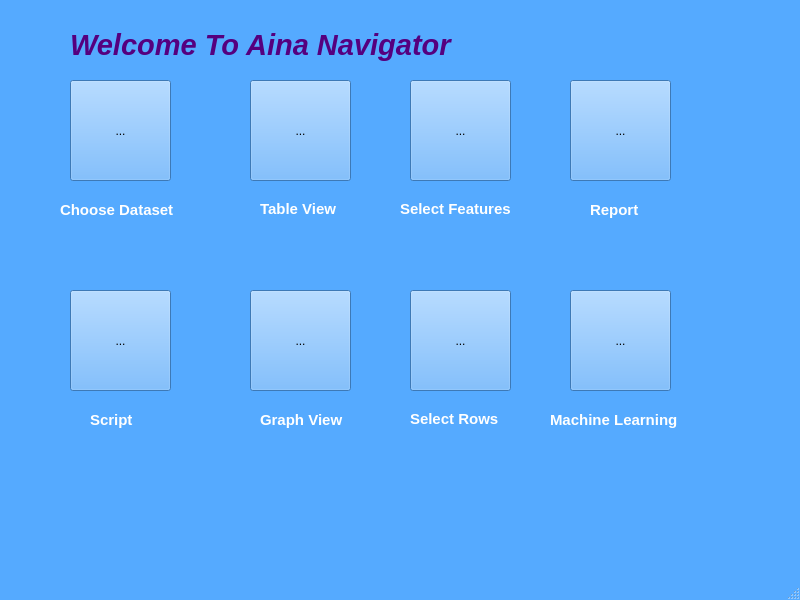
<?xml version="1.0" encoding="UTF-8"?>
<ui version="4.0">
 <class>MainWindow</class>
 <widget class="QMainWindow" name="MainWindow">
  <property name="geometry">
   <rect>
    <x>0</x>
    <y>0</y>
    <width>800</width>
    <height>600</height>
   </rect>
  </property>
  <property name="palette">
   <palette>
    <active>
     <colorrole role="WindowText">
      <brush brushstyle="SolidPattern">
       <color alpha="255">
        <red>0</red>
        <green>0</green>
        <blue>0</blue>
       </color>
      </brush>
     </colorrole>
     <colorrole role="Button">
      <brush brushstyle="SolidPattern">
       <color alpha="255">
        <red>85</red>
        <green>170</green>
        <blue>255</blue>
       </color>
      </brush>
     </colorrole>
     <colorrole role="Light">
      <brush brushstyle="SolidPattern">
       <color alpha="255">
        <red>213</red>
        <green>234</green>
        <blue>255</blue>
       </color>
      </brush>
     </colorrole>
     <colorrole role="Midlight">
      <brush brushstyle="SolidPattern">
       <color alpha="255">
        <red>149</red>
        <green>202</green>
        <blue>255</blue>
       </color>
      </brush>
     </colorrole>
     <colorrole role="Dark">
      <brush brushstyle="SolidPattern">
       <color alpha="255">
        <red>42</red>
        <green>85</green>
        <blue>127</blue>
       </color>
      </brush>
     </colorrole>
     <colorrole role="Mid">
      <brush brushstyle="SolidPattern">
       <color alpha="255">
        <red>56</red>
        <green>113</green>
        <blue>170</blue>
       </color>
      </brush>
     </colorrole>
     <colorrole role="Text">
      <brush brushstyle="SolidPattern">
       <color alpha="255">
        <red>0</red>
        <green>0</green>
        <blue>0</blue>
       </color>
      </brush>
     </colorrole>
     <colorrole role="BrightText">
      <brush brushstyle="SolidPattern">
       <color alpha="255">
        <red>255</red>
        <green>255</green>
        <blue>255</blue>
       </color>
      </brush>
     </colorrole>
     <colorrole role="ButtonText">
      <brush brushstyle="SolidPattern">
       <color alpha="255">
        <red>0</red>
        <green>0</green>
        <blue>0</blue>
       </color>
      </brush>
     </colorrole>
     <colorrole role="Base">
      <brush brushstyle="SolidPattern">
       <color alpha="255">
        <red>255</red>
        <green>255</green>
        <blue>255</blue>
       </color>
      </brush>
     </colorrole>
     <colorrole role="Window">
      <brush brushstyle="SolidPattern">
       <color alpha="255">
        <red>85</red>
        <green>170</green>
        <blue>255</blue>
       </color>
      </brush>
     </colorrole>
     <colorrole role="Shadow">
      <brush brushstyle="SolidPattern">
       <color alpha="255">
        <red>0</red>
        <green>0</green>
        <blue>0</blue>
       </color>
      </brush>
     </colorrole>
     <colorrole role="AlternateBase">
      <brush brushstyle="SolidPattern">
       <color alpha="255">
        <red>170</red>
        <green>212</green>
        <blue>255</blue>
       </color>
      </brush>
     </colorrole>
     <colorrole role="ToolTipBase">
      <brush brushstyle="SolidPattern">
       <color alpha="255">
        <red>255</red>
        <green>255</green>
        <blue>220</blue>
       </color>
      </brush>
     </colorrole>
     <colorrole role="ToolTipText">
      <brush brushstyle="SolidPattern">
       <color alpha="255">
        <red>0</red>
        <green>0</green>
        <blue>0</blue>
       </color>
      </brush>
     </colorrole>
    </active>
    <inactive>
     <colorrole role="WindowText">
      <brush brushstyle="SolidPattern">
       <color alpha="255">
        <red>0</red>
        <green>0</green>
        <blue>0</blue>
       </color>
      </brush>
     </colorrole>
     <colorrole role="Button">
      <brush brushstyle="SolidPattern">
       <color alpha="255">
        <red>85</red>
        <green>170</green>
        <blue>255</blue>
       </color>
      </brush>
     </colorrole>
     <colorrole role="Light">
      <brush brushstyle="SolidPattern">
       <color alpha="255">
        <red>213</red>
        <green>234</green>
        <blue>255</blue>
       </color>
      </brush>
     </colorrole>
     <colorrole role="Midlight">
      <brush brushstyle="SolidPattern">
       <color alpha="255">
        <red>149</red>
        <green>202</green>
        <blue>255</blue>
       </color>
      </brush>
     </colorrole>
     <colorrole role="Dark">
      <brush brushstyle="SolidPattern">
       <color alpha="255">
        <red>42</red>
        <green>85</green>
        <blue>127</blue>
       </color>
      </brush>
     </colorrole>
     <colorrole role="Mid">
      <brush brushstyle="SolidPattern">
       <color alpha="255">
        <red>56</red>
        <green>113</green>
        <blue>170</blue>
       </color>
      </brush>
     </colorrole>
     <colorrole role="Text">
      <brush brushstyle="SolidPattern">
       <color alpha="255">
        <red>0</red>
        <green>0</green>
        <blue>0</blue>
       </color>
      </brush>
     </colorrole>
     <colorrole role="BrightText">
      <brush brushstyle="SolidPattern">
       <color alpha="255">
        <red>255</red>
        <green>255</green>
        <blue>255</blue>
       </color>
      </brush>
     </colorrole>
     <colorrole role="ButtonText">
      <brush brushstyle="SolidPattern">
       <color alpha="255">
        <red>0</red>
        <green>0</green>
        <blue>0</blue>
       </color>
      </brush>
     </colorrole>
     <colorrole role="Base">
      <brush brushstyle="SolidPattern">
       <color alpha="255">
        <red>255</red>
        <green>255</green>
        <blue>255</blue>
       </color>
      </brush>
     </colorrole>
     <colorrole role="Window">
      <brush brushstyle="SolidPattern">
       <color alpha="255">
        <red>85</red>
        <green>170</green>
        <blue>255</blue>
       </color>
      </brush>
     </colorrole>
     <colorrole role="Shadow">
      <brush brushstyle="SolidPattern">
       <color alpha="255">
        <red>0</red>
        <green>0</green>
        <blue>0</blue>
       </color>
      </brush>
     </colorrole>
     <colorrole role="AlternateBase">
      <brush brushstyle="SolidPattern">
       <color alpha="255">
        <red>170</red>
        <green>212</green>
        <blue>255</blue>
       </color>
      </brush>
     </colorrole>
     <colorrole role="ToolTipBase">
      <brush brushstyle="SolidPattern">
       <color alpha="255">
        <red>255</red>
        <green>255</green>
        <blue>220</blue>
       </color>
      </brush>
     </colorrole>
     <colorrole role="ToolTipText">
      <brush brushstyle="SolidPattern">
       <color alpha="255">
        <red>0</red>
        <green>0</green>
        <blue>0</blue>
       </color>
      </brush>
     </colorrole>
    </inactive>
    <disabled>
     <colorrole role="WindowText">
      <brush brushstyle="SolidPattern">
       <color alpha="255">
        <red>42</red>
        <green>85</green>
        <blue>127</blue>
       </color>
      </brush>
     </colorrole>
     <colorrole role="Button">
      <brush brushstyle="SolidPattern">
       <color alpha="255">
        <red>85</red>
        <green>170</green>
        <blue>255</blue>
       </color>
      </brush>
     </colorrole>
     <colorrole role="Light">
      <brush brushstyle="SolidPattern">
       <color alpha="255">
        <red>213</red>
        <green>234</green>
        <blue>255</blue>
       </color>
      </brush>
     </colorrole>
     <colorrole role="Midlight">
      <brush brushstyle="SolidPattern">
       <color alpha="255">
        <red>149</red>
        <green>202</green>
        <blue>255</blue>
       </color>
      </brush>
     </colorrole>
     <colorrole role="Dark">
      <brush brushstyle="SolidPattern">
       <color alpha="255">
        <red>42</red>
        <green>85</green>
        <blue>127</blue>
       </color>
      </brush>
     </colorrole>
     <colorrole role="Mid">
      <brush brushstyle="SolidPattern">
       <color alpha="255">
        <red>56</red>
        <green>113</green>
        <blue>170</blue>
       </color>
      </brush>
     </colorrole>
     <colorrole role="Text">
      <brush brushstyle="SolidPattern">
       <color alpha="255">
        <red>42</red>
        <green>85</green>
        <blue>127</blue>
       </color>
      </brush>
     </colorrole>
     <colorrole role="BrightText">
      <brush brushstyle="SolidPattern">
       <color alpha="255">
        <red>255</red>
        <green>255</green>
        <blue>255</blue>
       </color>
      </brush>
     </colorrole>
     <colorrole role="ButtonText">
      <brush brushstyle="SolidPattern">
       <color alpha="255">
        <red>42</red>
        <green>85</green>
        <blue>127</blue>
       </color>
      </brush>
     </colorrole>
     <colorrole role="Base">
      <brush brushstyle="SolidPattern">
       <color alpha="255">
        <red>85</red>
        <green>170</green>
        <blue>255</blue>
       </color>
      </brush>
     </colorrole>
     <colorrole role="Window">
      <brush brushstyle="SolidPattern">
       <color alpha="255">
        <red>85</red>
        <green>170</green>
        <blue>255</blue>
       </color>
      </brush>
     </colorrole>
     <colorrole role="Shadow">
      <brush brushstyle="SolidPattern">
       <color alpha="255">
        <red>0</red>
        <green>0</green>
        <blue>0</blue>
       </color>
      </brush>
     </colorrole>
     <colorrole role="AlternateBase">
      <brush brushstyle="SolidPattern">
       <color alpha="255">
        <red>85</red>
        <green>170</green>
        <blue>255</blue>
       </color>
      </brush>
     </colorrole>
     <colorrole role="ToolTipBase">
      <brush brushstyle="SolidPattern">
       <color alpha="255">
        <red>255</red>
        <green>255</green>
        <blue>220</blue>
       </color>
      </brush>
     </colorrole>
     <colorrole role="ToolTipText">
      <brush brushstyle="SolidPattern">
       <color alpha="255">
        <red>0</red>
        <green>0</green>
        <blue>0</blue>
       </color>
      </brush>
     </colorrole>
    </disabled>
   </palette>
  </property>
  <property name="windowTitle">
   <string>MainWindow</string>
  </property>
  <property name="windowIcon">
   <iconset>
    <normaloff>../../ico.png</normaloff>../../ico.png</iconset>
  </property>
  <widget class="QWidget" name="centralwidget">
   <widget class="QToolButton" name="fileview">
    <property name="geometry">
     <rect>
      <x>70</x>
      <y>80</y>
      <width>101</width>
      <height>101</height>
     </rect>
    </property>
    <property name="text">
     <string>...</string>
    </property>
    <property name="icon">
     <iconset>
      <normaloff>../icons/file1.png</normaloff>../icons/file1.png</iconset>
    </property>
    <property name="iconSize">
     <size>
      <width>100</width>
      <height>100</height>
     </size>
    </property>
   </widget>
   <widget class="QLabel" name="label">
    <property name="geometry">
     <rect>
      <x>60</x>
      <y>200</y>
      <width>121</width>
      <height>20</height>
     </rect>
    </property>
    <property name="text">
     <string>&lt;html&gt;&lt;head/&gt;&lt;body&gt;&lt;p&gt;&lt;span style=&quot; font-size:11pt; font-weight:600; color:#ffffff;&quot;&gt;Choose Dataset&lt;/span&gt;&lt;/p&gt;&lt;/body&gt;&lt;/html&gt;</string>
    </property>
   </widget>
   <widget class="QToolButton" name="tableview">
    <property name="geometry">
     <rect>
      <x>250</x>
      <y>80</y>
      <width>101</width>
      <height>101</height>
     </rect>
    </property>
    <property name="text">
     <string>...</string>
    </property>
    <property name="icon">
     <iconset>
      <normaloff>../icons/new.png</normaloff>../icons/new.png</iconset>
    </property>
    <property name="iconSize">
     <size>
      <width>100</width>
      <height>100</height>
     </size>
    </property>
   </widget>
   <widget class="QLabel" name="label_2">
    <property name="geometry">
     <rect>
      <x>260</x>
      <y>200</y>
      <width>101</width>
      <height>16</height>
     </rect>
    </property>
    <property name="text">
     <string>&lt;html&gt;&lt;head/&gt;&lt;body&gt;&lt;p&gt;&lt;span style=&quot; font-size:11pt; font-weight:600; color:#ffffff;&quot;&gt;Table View&lt;/span&gt;&lt;/p&gt;&lt;/body&gt;&lt;/html&gt;</string>
    </property>
   </widget>
   <widget class="QLabel" name="label_3">
    <property name="geometry">
     <rect>
      <x>70</x>
      <y>20</y>
      <width>621</width>
      <height>51</height>
     </rect>
    </property>
    <property name="text">
     <string>&lt;html&gt;&lt;head/&gt;&lt;body&gt;&lt;p&gt;&lt;span style=&quot; font-size:22pt; font-weight:600; font-style:italic; color:#55007f;&quot;&gt;Welcome To Aina Navigator&lt;/span&gt;&lt;/p&gt;&lt;/body&gt;&lt;/html&gt;</string>
    </property>
   </widget>
   <widget class="QToolButton" name="features">
    <property name="geometry">
     <rect>
      <x>410</x>
      <y>80</y>
      <width>101</width>
      <height>101</height>
     </rect>
    </property>
    <property name="text">
     <string>...</string>
    </property>
    <property name="icon">
     <iconset>
      <normaloff>../icons/column.png</normaloff>../icons/column.png</iconset>
    </property>
    <property name="iconSize">
     <size>
      <width>100</width>
      <height>120</height>
     </size>
    </property>
   </widget>
   <widget class="QToolButton" name="bt_report">
    <property name="geometry">
     <rect>
      <x>570</x>
      <y>80</y>
      <width>101</width>
      <height>101</height>
     </rect>
    </property>
    <property name="text">
     <string>...</string>
    </property>
    <property name="icon">
     <iconset>
      <normaloff>../icons/report4.png</normaloff>../icons/report4.png</iconset>
    </property>
    <property name="iconSize">
     <size>
      <width>100</width>
      <height>100</height>
     </size>
    </property>
   </widget>
   <widget class="QToolButton" name="bt_script">
    <property name="geometry">
     <rect>
      <x>70</x>
      <y>290</y>
      <width>101</width>
      <height>101</height>
     </rect>
    </property>
    <property name="text">
     <string>...</string>
    </property>
    <property name="icon">
     <iconset>
      <normaloff>../icons/script4.jpg</normaloff>../icons/script4.jpg</iconset>
    </property>
    <property name="iconSize">
     <size>
      <width>100</width>
      <height>100</height>
     </size>
    </property>
   </widget>
   <widget class="QToolButton" name="graph_view">
    <property name="geometry">
     <rect>
      <x>250</x>
      <y>290</y>
      <width>101</width>
      <height>101</height>
     </rect>
    </property>
    <property name="text">
     <string>...</string>
    </property>
    <property name="icon">
     <iconset>
      <normaloff>../../graph.png</normaloff>../../graph.png</iconset>
    </property>
    <property name="iconSize">
     <size>
      <width>100</width>
      <height>100</height>
     </size>
    </property>
   </widget>
   <widget class="QToolButton" name="select_rows">
    <property name="geometry">
     <rect>
      <x>410</x>
      <y>290</y>
      <width>101</width>
      <height>101</height>
     </rect>
    </property>
    <property name="text">
     <string>...</string>
    </property>
    <property name="icon">
     <iconset>
      <normaloff>../icons/rows.jpg</normaloff>../icons/rows.jpg</iconset>
    </property>
    <property name="iconSize">
     <size>
      <width>100</width>
      <height>100</height>
     </size>
    </property>
   </widget>
   <widget class="QToolButton" name="machine_learning">
    <property name="geometry">
     <rect>
      <x>570</x>
      <y>290</y>
      <width>101</width>
      <height>101</height>
     </rect>
    </property>
    <property name="text">
     <string>...</string>
    </property>
    <property name="icon">
     <iconset>
      <normaloff>../icons/machine learning.png</normaloff>../icons/machine learning.png</iconset>
    </property>
    <property name="iconSize">
     <size>
      <width>100</width>
      <height>100</height>
     </size>
    </property>
   </widget>
   <widget class="QLabel" name="label_4">
    <property name="geometry">
     <rect>
      <x>400</x>
      <y>200</y>
      <width>121</width>
      <height>16</height>
     </rect>
    </property>
    <property name="text">
     <string>&lt;html&gt;&lt;head/&gt;&lt;body&gt;&lt;p&gt;&lt;span style=&quot; font-size:11pt; font-weight:600; color:#ffffff;&quot;&gt;Select Features&lt;/span&gt;&lt;/p&gt;&lt;/body&gt;&lt;/html&gt;</string>
    </property>
   </widget>
   <widget class="QLabel" name="label_5">
    <property name="geometry">
     <rect>
      <x>590</x>
      <y>200</y>
      <width>71</width>
      <height>21</height>
     </rect>
    </property>
    <property name="text">
     <string>&lt;html&gt;&lt;head/&gt;&lt;body&gt;&lt;p&gt;&lt;span style=&quot; font-size:11pt; font-weight:600; color:#ffffff;&quot;&gt;Report&lt;/span&gt;&lt;/p&gt;&lt;/body&gt;&lt;/html&gt;</string>
    </property>
   </widget>
   <widget class="QLabel" name="label_6">
    <property name="geometry">
     <rect>
      <x>90</x>
      <y>410</y>
      <width>61</width>
      <height>21</height>
     </rect>
    </property>
    <property name="text">
     <string>&lt;html&gt;&lt;head/&gt;&lt;body&gt;&lt;p&gt;&lt;span style=&quot; font-size:11pt; font-weight:600; color:#ffffff;&quot;&gt;Script&lt;/span&gt;&lt;/p&gt;&lt;/body&gt;&lt;/html&gt;</string>
    </property>
   </widget>
   <widget class="QLabel" name="label_7">
    <property name="geometry">
     <rect>
      <x>260</x>
      <y>410</y>
      <width>91</width>
      <height>21</height>
     </rect>
    </property>
    <property name="text">
     <string>&lt;html&gt;&lt;head/&gt;&lt;body&gt;&lt;p&gt;&lt;span style=&quot; font-size:11pt; font-weight:600; color:#ffffff;&quot;&gt;Graph View&lt;/span&gt;&lt;/p&gt;&lt;/body&gt;&lt;/html&gt;</string>
    </property>
   </widget>
   <widget class="QLabel" name="label_8">
    <property name="geometry">
     <rect>
      <x>410</x>
      <y>410</y>
      <width>91</width>
      <height>16</height>
     </rect>
    </property>
    <property name="text">
     <string>&lt;html&gt;&lt;head/&gt;&lt;body&gt;&lt;p&gt;&lt;span style=&quot; font-size:11pt; font-weight:600; color:#ffffff;&quot;&gt;Select Rows&lt;/span&gt;&lt;/p&gt;&lt;/body&gt;&lt;/html&gt;</string>
    </property>
   </widget>
   <widget class="QLabel" name="label_9">
    <property name="geometry">
     <rect>
      <x>550</x>
      <y>410</y>
      <width>141</width>
      <height>21</height>
     </rect>
    </property>
    <property name="text">
     <string>&lt;html&gt;&lt;head/&gt;&lt;body&gt;&lt;p&gt;&lt;span style=&quot; font-size:11pt; font-weight:600; color:#ffffff;&quot;&gt;Machine Learning&lt;/span&gt;&lt;/p&gt;&lt;/body&gt;&lt;/html&gt;</string>
    </property>
   </widget>
  </widget>
  <widget class="QMenuBar" name="menubar">
   <property name="geometry">
    <rect>
     <x>0</x>
     <y>0</y>
     <width>800</width>
     <height>21</height>
    </rect>
   </property>
  </widget>
  <widget class="QStatusBar" name="statusbar"/>
 </widget>
 <resources/>
 <connections/>
</ui>
